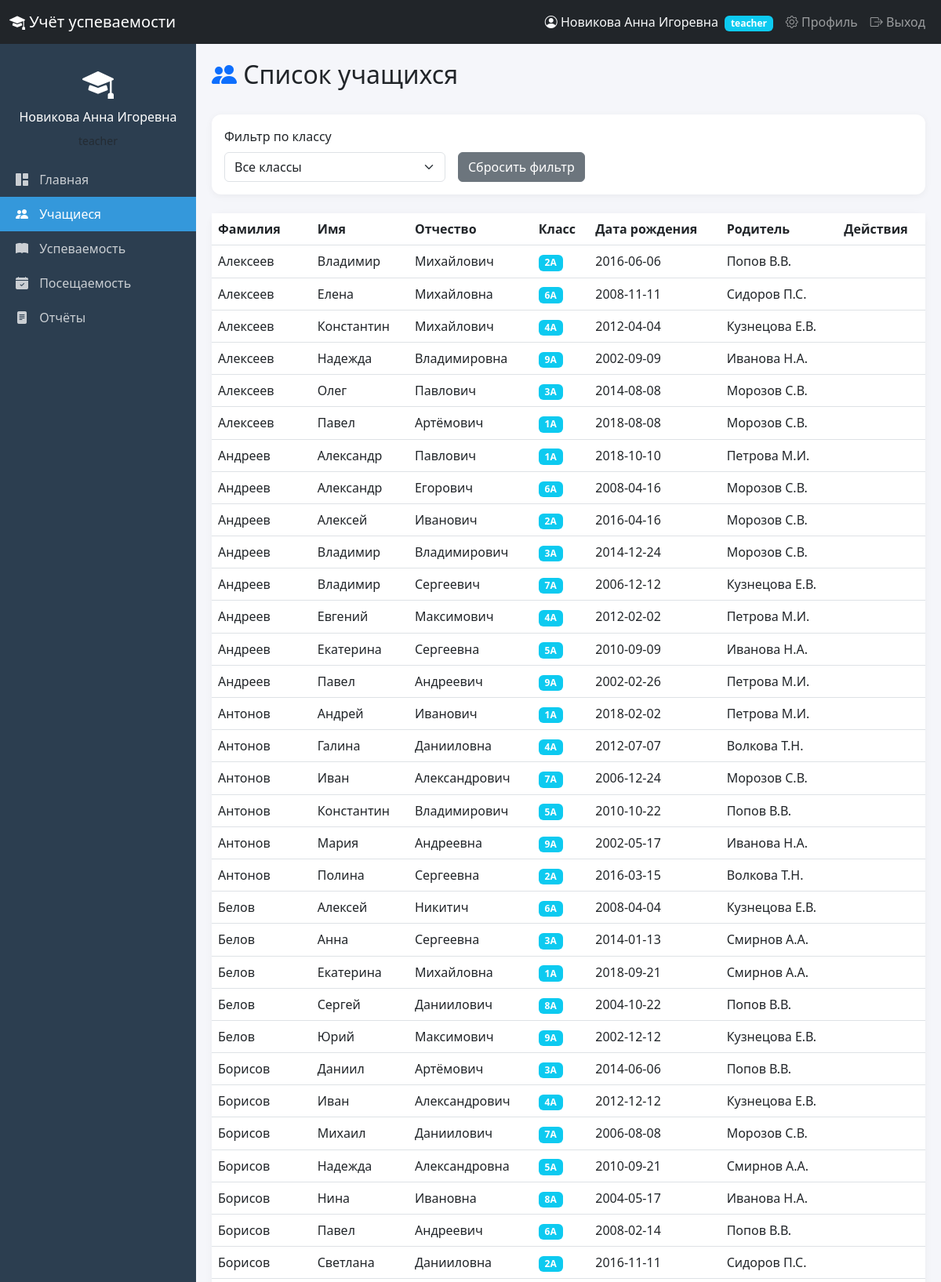
The app's page /students (signed in, upper part) with its own data.
### tables this page shows
CREATE TABLE students (
            id INTEGER PRIMARY KEY AUTOINCREMENT,
            last_name TEXT NOT NULL,
            first_name TEXT NOT NULL,
            middle_name TEXT,
            birth_date TEXT,
            address TEXT,
            parent_name TEXT,
            parent_phone TEXT,
            class_id INTEGER REFERENCES classes(id) ON DELETE SET NULL,
            created_at TEXT DEFAULT CURRENT_TIMESTAMP,
            updated_at TEXT DEFAULT CURRENT_TIMESTAMP
        );

CREATE TABLE classes (
            id INTEGER PRIMARY KEY AUTOINCREMENT,
            name TEXT UNIQUE NOT NULL,
            academic_year TEXT,
            class_teacher_id INTEGER REFERENCES users(id)
        );

### app.py (the view)
@app.route('/students')
@login_required
@role_required(['admin', 'head_teacher', 'class_teacher', 'teacher'])
def students():
    conn = get_db()
    cur = conn.cursor()
    cur.execute('SELECT id, name FROM classes ORDER BY name')
    classes = cur.fetchall()
    class_filter = request.args.get('class', '')
    if class_filter:
        cur.execute('''
            SELECT s.*, c.name as class_name
            FROM students s
            JOIN classes c ON s.class_id = c.id
            WHERE s.class_id = ?
            ORDER BY s.last_name, s.first_name
        ''', (class_filter,))
    else:
        cur.execute('''
            SELECT s.*, c.name as class_name
            FROM students s
            JOIN classes c ON s.class_id = c.id
            ORDER BY s.last_name, s.first_name
        ''')
    students = cur.fetchall()
    conn.close()
    return render_template('students.html',
                         students=students,
                         classes=classes,
                         selected_class=class_filter)

### app.py (called while the page is built)
def get_db():
    conn = sqlite3.connect(DATABASE)
    conn.row_factory = sqlite3.Row
    return conn

def login_required(f):
    @wraps(f)
    def decorated_function(*args, **kwargs):
        if 'user_id' not in session:
            flash('Пожалуйста, войдите в систему', 'warning')
            return redirect(url_for('login'))
        return f(*args, **kwargs)
    return decorated_function

def role_required(allowed_roles):
    def decorator(f):
        @wraps(f)
        def decorated_function(*args, **kwargs):
            if 'role' not in session or session['role'] not in allowed_roles:
                flash('У вас нет прав для доступа к этой странице', 'danger')
                return redirect(url_for('dashboard'))
            return f(*args, **kwargs)
        return decorated_function
    return decorator

### templates/students.html (shortened to what this page needs)
{% extends "base.html" %}
{% block content %}
<div class="d-flex justify-content-between align-items-center mb-4">
    <h2><i class="bi bi-people-fill text-primary"></i> Список учащихся</h2>
</div>
<div class="card mb-4">
    <div class="card-body">
        <form method="GET" class="row g-3">
            <div class="col-md-4">
                <label class="form-label">Фильтр по классу</label>
                <select name="class" class="form-select" onchange="this.form.submit()">
                    <option value="">Все классы</option>
                </select>
            </div>
            <div class="col-md-4 d-flex align-items-end">
                <a href="{{ url_for('students') }}" class="btn btn-secondary">Сбросить фильтр</a>
            </div>
        </form>
    </div>
</div>
<div class="card">
    <div class="card-body p-0">
        <div class="table-responsive">
            <table class="table table-hover mb-0">
                <thead>
                    <tr>
                        <th>Фамилия</th>
                        <th>Имя</th>
                        <th>Отчество</th>
                        <th>Класс</th>
                        <th>Дата рождения</th>
                        <th>Родитель</th>
                        <th>Действия</th>
                    </tr>
                </thead>
                <tbody>
                    {% for student in students %}
                    <tr>
                        <td>{{ student.last_name }}</td>
                        <td>{{ student.first_name }}</td>
                        <td>{{ student.middle_name or '' }}</td>
                        <td><span class="badge bg-info">{{ student.class_name }}</span></td>
                        <td>{{ student.birth_date if student.birth_date else '' }}</td>
                        <td>{{ student.parent_name or '' }}</td>
                        <td>
                        </td>
                    </tr>
                    {% else %}
                    <tr>
                        <td colspan="7" class="text-center text-muted">Нет учащихся</td>
                    </tr>
                    {% endfor %}
                </tbody>
            </table>
        </div>
    </div>
</div>
{% endblock %}

### templates/base.html (style rules this page uses)
body { padding-top: 56px; background-color: #f5f6fa; }
.card { border: none; border-radius: 12px; box-shadow: 0 2px 10px rgba(0,0,0,.05); }

### records on screen
students: last_name "Алексеев", first_name "Владимир", middle_name "Михайлович", class_name "2А", birth_date "2016-06-06", parent_name "Попов В.В."
students: last_name "Алексеев", first_name "Елена", middle_name "Михайловна", class_name "6А", birth_date "2008-11-11", parent_name "Сидоров П.С."
students: last_name "Алексеев", first_name "Константин", middle_name "Михайлович", class_name "4А", birth_date "2012-04-04", parent_name "Кузнецова Е.В."
students: last_name "Алексеев", first_name "Надежда", middle_name "Владимировна", class_name "9А", birth_date "2002-09-09", parent_name "Иванова Н.А."
students: last_name "Алексеев", first_name "Олег", middle_name "Павлович", class_name "3А", birth_date "2014-08-08", parent_name "Морозов С.В."
students: last_name "Алексеев", first_name "Павел", middle_name "Артёмович", class_name "1А", birth_date "2018-08-08", parent_name "Морозов С.В."
students: last_name "Андреев", first_name "Александр", middle_name "Павлович", class_name "1А", birth_date "2018-10-10", parent_name "Петрова М.И."
students: last_name "Андреев", first_name "Александр", middle_name "Егорович", class_name "6А", birth_date "2008-04-16", parent_name "Морозов С.В."
students: last_name "Андреев", first_name "Алексей", middle_name "Иванович", class_name "2А", birth_date "2016-04-16", parent_name "Морозов С.В."
students: last_name "Андреев", first_name "Владимир", middle_name "Владимирович", class_name "3А", birth_date "2014-12-24", parent_name "Морозов С.В."
students: last_name "Андреев", first_name "Владимир", middle_name "Сергеевич", class_name "7А", birth_date "2006-12-12", parent_name "Кузнецова Е.В."
students: last_name "Андреев", first_name "Евгений", middle_name "Максимович", class_name "4А", birth_date "2012-02-02", parent_name "Петрова М.И."
students: last_name "Андреев", first_name "Екатерина", middle_name "Сергеевна", class_name "5А", birth_date "2010-09-09", parent_name "Иванова Н.А."
students: last_name "Андреев", first_name "Павел", middle_name "Андреевич", class_name "9А", birth_date "2002-02-26", parent_name "Петрова М.И."
students: last_name "Антонов", first_name "Андрей", middle_name "Иванович", class_name "1А", birth_date "2018-02-02", parent_name "Петрова М.И."
students: last_name "Антонов", first_name "Галина", middle_name "Данииловна", class_name "4А", birth_date "2012-07-07", parent_name "Волкова Т.Н."
students: last_name "Антонов", first_name "Иван", middle_name "Александрович", class_name "7А", birth_date "2006-12-24", parent_name "Морозов С.В."
students: last_name "Антонов", first_name "Константин", middle_name "Владимирович", class_name "5А", birth_date "2010-10-22", parent_name "Попов В.В."
students: last_name "Антонов", first_name "Мария", middle_name "Андреевна", class_name "9А", birth_date "2002-05-17", parent_name "Иванова Н.А."
students: last_name "Антонов", first_name "Полина", middle_name "Сергеевна", class_name "2А", birth_date "2016-03-15", parent_name "Волкова Т.Н."
students: last_name "Белов", first_name "Алексей", middle_name "Никитич", class_name "6А", birth_date "2008-04-04", parent_name "Кузнецова Е.В."
students: last_name "Белов", first_name "Анна", middle_name "Сергеевна", class_name "3А", birth_date "2014-01-13", parent_name "Смирнов А.А."
students: last_name "Белов", first_name "Екатерина", middle_name "Михайловна", class_name "1А", birth_date "2018-09-21", parent_name "Смирнов А.А."
students: last_name "Белов", first_name "Сергей", middle_name "Даниилович", class_name "8А", birth_date "2004-10-22", parent_name "Попов В.В."
students: last_name "Белов", first_name "Юрий", middle_name "Максимович", class_name "9А", birth_date "2002-12-12", parent_name "Кузнецова Е.В."
students: last_name "Борисов", first_name "Даниил", middle_name "Артёмович", class_name "3А", birth_date "2014-06-06", parent_name "Попов В.В."
students: last_name "Борисов", first_name "Иван", middle_name "Александрович", class_name "4А", birth_date "2012-12-12", parent_name "Кузнецова Е.В."
students: last_name "Борисов", first_name "Михаил", middle_name "Даниилович", class_name "7А", birth_date "2006-08-08", parent_name "Морозов С.В."
students: last_name "Борисов", first_name "Надежда", middle_name "Александровна", class_name "5А", birth_date "2010-09-21", parent_name "Смирнов А.А."
students: last_name "Борисов", first_name "Нина", middle_name "Ивановна", class_name "8А", birth_date "2004-05-17", parent_name "Иванова Н.А."
students: last_name "Борисов", first_name "Павел", middle_name "Андреевич", class_name "6А", birth_date "2008-02-14", parent_name "Попов В.В."
students: last_name "Борисов", first_name "Светлана", middle_name "Данииловна", class_name "2А", birth_date "2016-11-11", parent_name "Сидоров П.С."

### other values on screen
{{ session.full_name }} "Новикова Анна Игоревна"
{{ session.role }} "teacher"
